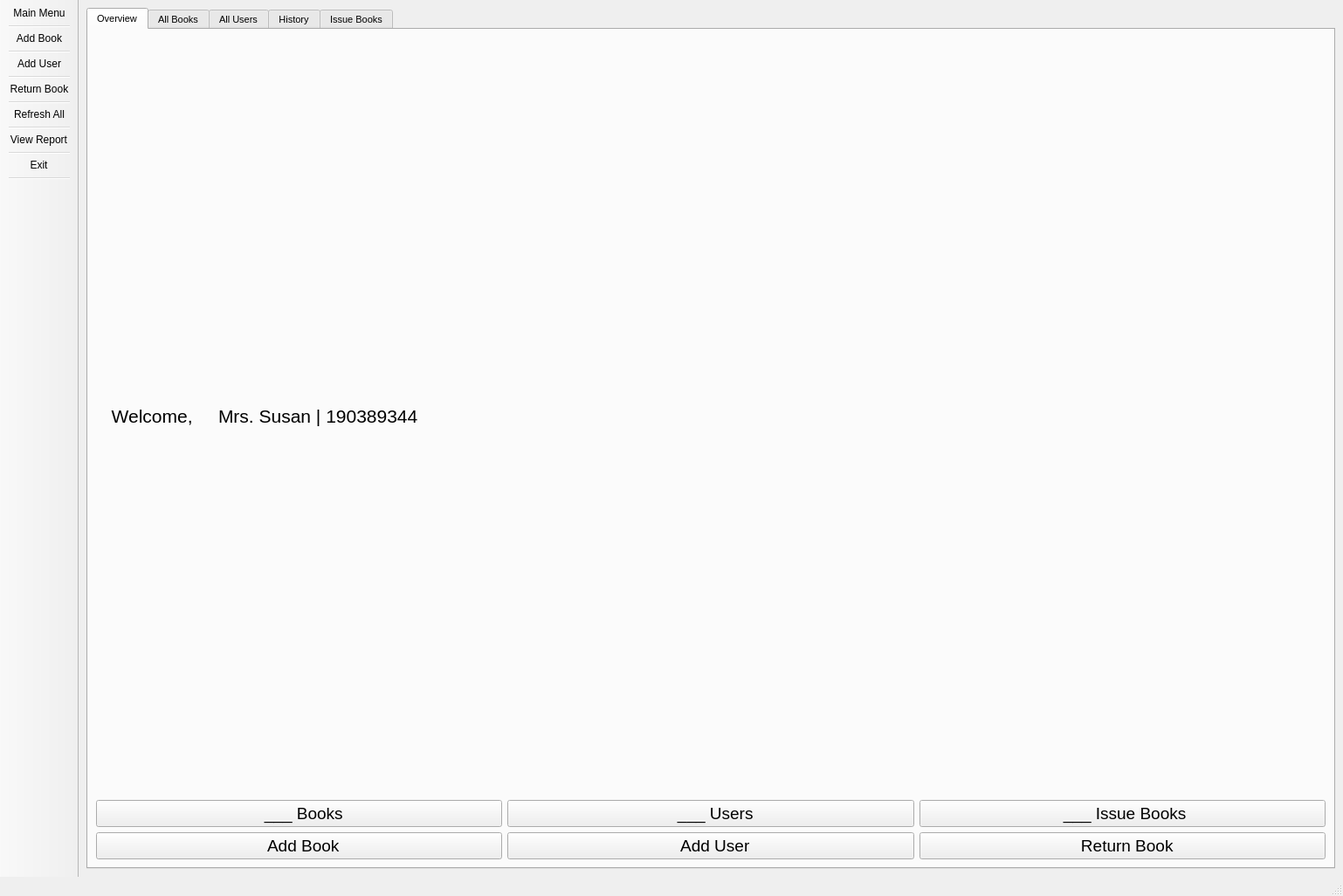
<?xml version="1.0" encoding="UTF-8"?>
<ui version="4.0">
 <class>MainWindow</class>
 <widget class="QMainWindow" name="MainWindow">
  <property name="geometry">
   <rect>
    <x>0</x>
    <y>0</y>
    <width>1538</width>
    <height>1026</height>
   </rect>
  </property>
  <property name="minimumSize">
   <size>
    <width>1366</width>
    <height>768</height>
   </size>
  </property>
  <property name="windowTitle">
   <string>SmartLibrary - Librarian Console</string>
  </property>
  <property name="windowIcon">
   <iconset resource="SmartLib_LibrarianRes.qrc">
    <normaloff>:/button/IMG/library.png</normaloff>:/button/IMG/library.png</iconset>
  </property>
  <property name="statusTip">
   <string/>
  </property>
  <property name="layoutDirection">
   <enum>Qt::LeftToRight</enum>
  </property>
  <widget class="QWidget" name="centralwidget">
   <layout class="QVBoxLayout" name="verticalLayout">
    <item>
     <widget class="QTabWidget" name="tabWidget">
      <property name="font">
       <font>
        <pointsize>8</pointsize>
       </font>
      </property>
      <property name="statusTip">
       <string/>
      </property>
      <property name="currentIndex">
       <number>0</number>
      </property>
      <property name="iconSize">
       <size>
        <width>48</width>
        <height>48</height>
       </size>
      </property>
      <property name="elideMode">
       <enum>Qt::ElideLeft</enum>
      </property>
      <widget class="QWidget" name="tabOverview">
       <attribute name="icon">
        <iconset resource="SmartLib_LibrarianRes.qrc">
         <normaloff>:/icon_app/Modern UI Icons Light/appbar.eye.png</normaloff>:/icon_app/Modern UI Icons Light/appbar.eye.png</iconset>
       </attribute>
       <attribute name="title">
        <string>Overview</string>
       </attribute>
       <layout class="QVBoxLayout" name="verticalLayout_3">
        <item>
         <layout class="QHBoxLayout" name="horizontalLayout">
          <item>
           <widget class="QLabel" name="labelOverview_Image">
            <property name="statusTip">
             <string>Profile picture</string>
            </property>
            <property name="text">
             <string>&lt;html&gt;&lt;head/&gt;&lt;body&gt;&lt;p&gt;&lt;img src=&quot;:/avatar/IMG/Susan_big.png&quot;/&gt;&lt;/p&gt;&lt;/body&gt;&lt;/html&gt;</string>
            </property>
           </widget>
          </item>
          <item>
           <widget class="QLabel" name="labelOverview_Welcome">
            <property name="font">
             <font>
              <pointsize>16</pointsize>
             </font>
            </property>
            <property name="text">
             <string>  Welcome,    </string>
            </property>
            <property name="textFormat">
             <enum>Qt::PlainText</enum>
            </property>
           </widget>
          </item>
          <item>
           <widget class="QLabel" name="label">
            <property name="font">
             <font>
              <pointsize>16</pointsize>
             </font>
            </property>
            <property name="text">
             <string>Mrs. Susan | 190389344</string>
            </property>
           </widget>
          </item>
          <item>
           <spacer name="horizontalSpacer">
            <property name="orientation">
             <enum>Qt::Horizontal</enum>
            </property>
            <property name="sizeHint" stdset="0">
             <size>
              <width>40</width>
              <height>20</height>
             </size>
            </property>
           </spacer>
          </item>
         </layout>
        </item>
        <item>
         <layout class="QHBoxLayout" name="horizontalLayout_2">
          <item>
           <widget class="QPushButton" name="buttonOverview_Books">
            <property name="font">
             <font>
              <pointsize>14</pointsize>
             </font>
            </property>
            <property name="statusTip">
             <string>View all books</string>
            </property>
            <property name="autoFillBackground">
             <bool>false</bool>
            </property>
            <property name="text">
             <string>  ___ Books</string>
            </property>
            <property name="icon">
             <iconset resource="SmartLib_LibrarianRes.qrc">
              <normaloff>:/button/IMG/library.png</normaloff>:/button/IMG/library.png</iconset>
            </property>
            <property name="iconSize">
             <size>
              <width>128</width>
              <height>128</height>
             </size>
            </property>
           </widget>
          </item>
          <item>
           <widget class="QPushButton" name="buttonOverview_Users">
            <property name="font">
             <font>
              <pointsize>14</pointsize>
             </font>
            </property>
            <property name="statusTip">
             <string>View all users</string>
            </property>
            <property name="text">
             <string>  ___ Users</string>
            </property>
            <property name="icon">
             <iconset resource="SmartLib_LibrarianRes.qrc">
              <normaloff>:/button/IMG/all_users.png</normaloff>:/button/IMG/all_users.png</iconset>
            </property>
            <property name="iconSize">
             <size>
              <width>128</width>
              <height>128</height>
             </size>
            </property>
           </widget>
          </item>
          <item>
           <widget class="QPushButton" name="buttonOverview_Issue">
            <property name="font">
             <font>
              <pointsize>14</pointsize>
             </font>
            </property>
            <property name="statusTip">
             <string>View all issue books</string>
            </property>
            <property name="text">
             <string> ___ Issue Books</string>
            </property>
            <property name="icon">
             <iconset resource="SmartLib_LibrarianRes.qrc">
              <normaloff>:/button/IMG/issue_books.png</normaloff>:/button/IMG/issue_books.png</iconset>
            </property>
            <property name="iconSize">
             <size>
              <width>128</width>
              <height>128</height>
             </size>
            </property>
           </widget>
          </item>
         </layout>
        </item>
        <item>
         <layout class="QHBoxLayout" name="horizontalLayout_3">
          <item>
           <widget class="QPushButton" name="buttonOverview_AddBook">
            <property name="font">
             <font>
              <pointsize>14</pointsize>
             </font>
            </property>
            <property name="statusTip">
             <string>Add a new book</string>
            </property>
            <property name="text">
             <string>  Add Book</string>
            </property>
            <property name="icon">
             <iconset resource="SmartLib_LibrarianRes.qrc">
              <normaloff>:/button/IMG/add_book.png</normaloff>:/button/IMG/add_book.png</iconset>
            </property>
            <property name="iconSize">
             <size>
              <width>128</width>
              <height>128</height>
             </size>
            </property>
           </widget>
          </item>
          <item>
           <widget class="QPushButton" name="buttonOverview_AddUser">
            <property name="font">
             <font>
              <pointsize>14</pointsize>
             </font>
            </property>
            <property name="statusTip">
             <string>Add a new user</string>
            </property>
            <property name="text">
             <string>  Add User</string>
            </property>
            <property name="icon">
             <iconset resource="SmartLib_LibrarianRes.qrc">
              <normaloff>:/button/IMG/add_user.png</normaloff>:/button/IMG/add_user.png</iconset>
            </property>
            <property name="iconSize">
             <size>
              <width>128</width>
              <height>128</height>
             </size>
            </property>
           </widget>
          </item>
          <item>
           <widget class="QPushButton" name="buttonOverview_ReturnBook">
            <property name="font">
             <font>
              <pointsize>14</pointsize>
             </font>
            </property>
            <property name="statusTip">
             <string>Return a book</string>
            </property>
            <property name="text">
             <string>  Return Book</string>
            </property>
            <property name="icon">
             <iconset resource="SmartLib_LibrarianRes.qrc">
              <normaloff>:/button/IMG/return_book.png</normaloff>:/button/IMG/return_book.png</iconset>
            </property>
            <property name="iconSize">
             <size>
              <width>128</width>
              <height>128</height>
             </size>
            </property>
           </widget>
          </item>
         </layout>
        </item>
       </layout>
      </widget>
      <widget class="QWidget" name="tabBooks">
       <property name="statusTip">
        <string/>
       </property>
       <attribute name="icon">
        <iconset resource="SmartLib_LibrarianRes.qrc">
         <normaloff>:/icon_book/Modern UI Icons Light/appbar.book.list.png</normaloff>:/icon_book/Modern UI Icons Light/appbar.book.list.png</iconset>
       </attribute>
       <attribute name="title">
        <string>All Books</string>
       </attribute>
       <layout class="QVBoxLayout" name="verticalLayout_2">
        <item>
         <layout class="QHBoxLayout" name="horizontalLayout_5">
          <item>
           <widget class="QToolButton" name="buttonBooks_Add">
            <property name="minimumSize">
             <size>
              <width>135</width>
              <height>83</height>
             </size>
            </property>
            <property name="maximumSize">
             <size>
              <width>135</width>
              <height>83</height>
             </size>
            </property>
            <property name="statusTip">
             <string>Add a new book</string>
            </property>
            <property name="text">
             <string>Add Book</string>
            </property>
            <property name="icon">
             <iconset resource="SmartLib_LibrarianRes.qrc">
              <normaloff>:/icon_tool/Modern UI Icons Light/appbar.add.png</normaloff>:/icon_tool/Modern UI Icons Light/appbar.add.png</iconset>
            </property>
            <property name="iconSize">
             <size>
              <width>48</width>
              <height>48</height>
             </size>
            </property>
            <property name="toolButtonStyle">
             <enum>Qt::ToolButtonTextUnderIcon</enum>
            </property>
           </widget>
          </item>
          <item>
           <widget class="QToolButton" name="buttonBooks_Edit">
            <property name="minimumSize">
             <size>
              <width>135</width>
              <height>83</height>
             </size>
            </property>
            <property name="maximumSize">
             <size>
              <width>135</width>
              <height>83</height>
             </size>
            </property>
            <property name="statusTip">
             <string>Edit selected book</string>
            </property>
            <property name="text">
             <string>Edit Book</string>
            </property>
            <property name="icon">
             <iconset resource="SmartLib_LibrarianRes.qrc">
              <normaloff>:/icon_tool/Modern UI Icons Light/appbar.edit.png</normaloff>:/icon_tool/Modern UI Icons Light/appbar.edit.png</iconset>
            </property>
            <property name="iconSize">
             <size>
              <width>48</width>
              <height>48</height>
             </size>
            </property>
            <property name="toolButtonStyle">
             <enum>Qt::ToolButtonTextUnderIcon</enum>
            </property>
           </widget>
          </item>
          <item>
           <widget class="QToolButton" name="buttonBooks_Delete">
            <property name="minimumSize">
             <size>
              <width>135</width>
              <height>83</height>
             </size>
            </property>
            <property name="maximumSize">
             <size>
              <width>135</width>
              <height>83</height>
             </size>
            </property>
            <property name="statusTip">
             <string>Delete selected book</string>
            </property>
            <property name="text">
             <string>Delete Book</string>
            </property>
            <property name="icon">
             <iconset resource="SmartLib_LibrarianRes.qrc">
              <normaloff>:/icon_tool/Modern UI Icons Light/appbar.delete.png</normaloff>:/icon_tool/Modern UI Icons Light/appbar.delete.png</iconset>
            </property>
            <property name="iconSize">
             <size>
              <width>48</width>
              <height>48</height>
             </size>
            </property>
            <property name="toolButtonStyle">
             <enum>Qt::ToolButtonTextUnderIcon</enum>
            </property>
           </widget>
          </item>
          <item>
           <spacer name="horizontalSpacer_2">
            <property name="orientation">
             <enum>Qt::Horizontal</enum>
            </property>
            <property name="sizeHint" stdset="0">
             <size>
              <width>40</width>
              <height>20</height>
             </size>
            </property>
           </spacer>
          </item>
          <item>
           <widget class="QLabel" name="labelBooks_Search">
            <property name="font">
             <font>
              <pointsize>8</pointsize>
             </font>
            </property>
            <property name="statusTip">
             <string>Enter a book title</string>
            </property>
            <property name="text">
             <string>Search:</string>
            </property>
           </widget>
          </item>
          <item>
           <widget class="QLineEdit" name="lineEditBooks_SearchBox">
            <property name="font">
             <font>
              <pointsize>10</pointsize>
             </font>
            </property>
            <property name="statusTip">
             <string>Enter a book title</string>
            </property>
           </widget>
          </item>
          <item>
           <widget class="QToolButton" name="buttonBooks_Go">
            <property name="statusTip">
             <string>Search</string>
            </property>
            <property name="text">
             <string>Go</string>
            </property>
            <property name="icon">
             <iconset resource="SmartLib_LibrarianRes.qrc">
              <normaloff>:/icon_app/Modern UI Icons Light/appbar.arrow.right.png</normaloff>:/icon_app/Modern UI Icons Light/appbar.arrow.right.png</iconset>
            </property>
            <property name="iconSize">
             <size>
              <width>32</width>
              <height>32</height>
             </size>
            </property>
           </widget>
          </item>
          <item>
           <widget class="QLabel" name="label_2">
            <property name="text">
             <string/>
            </property>
           </widget>
          </item>
          <item>
           <widget class="QToolButton" name="buttonBooks_Refresh">
            <property name="statusTip">
             <string>Refresh</string>
            </property>
            <property name="text">
             <string>Refresh</string>
            </property>
            <property name="icon">
             <iconset resource="SmartLib_LibrarianRes.qrc">
              <normaloff>:/icon_app/Modern UI Icons Light/appbar.refresh.png</normaloff>:/icon_app/Modern UI Icons Light/appbar.refresh.png</iconset>
            </property>
            <property name="iconSize">
             <size>
              <width>48</width>
              <height>48</height>
             </size>
            </property>
            <property name="toolButtonStyle">
             <enum>Qt::ToolButtonTextBesideIcon</enum>
            </property>
           </widget>
          </item>
         </layout>
        </item>
        <item>
         <widget class="QTableWidget" name="tableBooks">
          <property name="statusTip">
           <string>Double click to edit a book</string>
          </property>
          <property name="tabKeyNavigation">
           <bool>false</bool>
          </property>
          <property name="alternatingRowColors">
           <bool>true</bool>
          </property>
          <property name="selectionMode">
           <enum>QAbstractItemView::SingleSelection</enum>
          </property>
          <property name="selectionBehavior">
           <enum>QAbstractItemView::SelectRows</enum>
          </property>
          <property name="sortingEnabled">
           <bool>true</bool>
          </property>
          <attribute name="verticalHeaderVisible">
           <bool>false</bool>
          </attribute>
          <column>
           <property name="text">
            <string>ID</string>
           </property>
          </column>
          <column>
           <property name="text">
            <string>Title</string>
           </property>
          </column>
          <column>
           <property name="text">
            <string>Author</string>
           </property>
          </column>
          <column>
           <property name="text">
            <string>Publisher</string>
           </property>
          </column>
          <column>
           <property name="text">
            <string>ISBN</string>
           </property>
          </column>
          <column>
           <property name="text">
            <string>RFID</string>
           </property>
          </column>
         </widget>
        </item>
       </layout>
      </widget>
      <widget class="QWidget" name="tabUsers">
       <attribute name="icon">
        <iconset resource="SmartLib_LibrarianRes.qrc">
         <normaloff>:/icon_app/Modern UI Icons Light/appbar.people.multiple.png</normaloff>:/icon_app/Modern UI Icons Light/appbar.people.multiple.png</iconset>
       </attribute>
       <attribute name="title">
        <string>All Users</string>
       </attribute>
       <layout class="QVBoxLayout" name="verticalLayout_4">
        <item>
         <layout class="QHBoxLayout" name="horizontalLayout_6">
          <item>
           <widget class="QToolButton" name="buttonUsers_Add">
            <property name="minimumSize">
             <size>
              <width>135</width>
              <height>83</height>
             </size>
            </property>
            <property name="maximumSize">
             <size>
              <width>135</width>
              <height>83</height>
             </size>
            </property>
            <property name="statusTip">
             <string>Add a new user</string>
            </property>
            <property name="text">
             <string>Add User</string>
            </property>
            <property name="icon">
             <iconset resource="SmartLib_LibrarianRes.qrc">
              <normaloff>:/icon_tool/Modern UI Icons Light/appbar.add.png</normaloff>:/icon_tool/Modern UI Icons Light/appbar.add.png</iconset>
            </property>
            <property name="iconSize">
             <size>
              <width>48</width>
              <height>48</height>
             </size>
            </property>
            <property name="toolButtonStyle">
             <enum>Qt::ToolButtonTextUnderIcon</enum>
            </property>
           </widget>
          </item>
          <item>
           <widget class="QToolButton" name="buttonUsers_Edit">
            <property name="minimumSize">
             <size>
              <width>135</width>
              <height>83</height>
             </size>
            </property>
            <property name="maximumSize">
             <size>
              <width>135</width>
              <height>83</height>
             </size>
            </property>
            <property name="statusTip">
             <string>Edit selected user</string>
            </property>
            <property name="text">
             <string>Edit User</string>
            </property>
            <property name="icon">
             <iconset resource="SmartLib_LibrarianRes.qrc">
              <normaloff>:/icon_tool/Modern UI Icons Light/appbar.edit.png</normaloff>:/icon_tool/Modern UI Icons Light/appbar.edit.png</iconset>
            </property>
            <property name="iconSize">
             <size>
              <width>48</width>
              <height>48</height>
             </size>
            </property>
            <property name="toolButtonStyle">
             <enum>Qt::ToolButtonTextUnderIcon</enum>
            </property>
           </widget>
          </item>
          <item>
           <widget class="QToolButton" name="buttonUsers_Delete">
            <property name="minimumSize">
             <size>
              <width>135</width>
              <height>83</height>
             </size>
            </property>
            <property name="maximumSize">
             <size>
              <width>135</width>
              <height>83</height>
             </size>
            </property>
            <property name="statusTip">
             <string>Delete selected user</string>
            </property>
            <property name="text">
             <string>Delete User</string>
            </property>
            <property name="icon">
             <iconset resource="SmartLib_LibrarianRes.qrc">
              <normaloff>:/icon_tool/Modern UI Icons Light/appbar.delete.png</normaloff>:/icon_tool/Modern UI Icons Light/appbar.delete.png</iconset>
            </property>
            <property name="iconSize">
             <size>
              <width>48</width>
              <height>48</height>
             </size>
            </property>
            <property name="toolButtonStyle">
             <enum>Qt::ToolButtonTextUnderIcon</enum>
            </property>
           </widget>
          </item>
          <item>
           <spacer name="horizontalSpacer_3">
            <property name="orientation">
             <enum>Qt::Horizontal</enum>
            </property>
            <property name="sizeHint" stdset="0">
             <size>
              <width>40</width>
              <height>20</height>
             </size>
            </property>
           </spacer>
          </item>
          <item>
           <widget class="QLabel" name="labelUsers_Search">
            <property name="statusTip">
             <string>Enter student name</string>
            </property>
            <property name="text">
             <string>Search:</string>
            </property>
           </widget>
          </item>
          <item>
           <widget class="QLineEdit" name="lineEditUsers_SearchBox">
            <property name="font">
             <font>
              <pointsize>10</pointsize>
             </font>
            </property>
            <property name="statusTip">
             <string>Enter student name</string>
            </property>
           </widget>
          </item>
          <item>
           <widget class="QToolButton" name="buttonUsers_Go">
            <property name="statusTip">
             <string>Enter student name</string>
            </property>
            <property name="text">
             <string>Go</string>
            </property>
            <property name="icon">
             <iconset resource="SmartLib_LibrarianRes.qrc">
              <normaloff>:/icon_app/Modern UI Icons Light/appbar.arrow.right.png</normaloff>:/icon_app/Modern UI Icons Light/appbar.arrow.right.png</iconset>
            </property>
           </widget>
          </item>
          <item>
           <widget class="QLabel" name="label_3">
            <property name="text">
             <string/>
            </property>
           </widget>
          </item>
          <item>
           <widget class="QToolButton" name="buttonUsers_Refresh">
            <property name="statusTip">
             <string>Refresh</string>
            </property>
            <property name="text">
             <string>Refresh</string>
            </property>
            <property name="icon">
             <iconset resource="SmartLib_LibrarianRes.qrc">
              <normaloff>:/icon_app/Modern UI Icons Light/appbar.refresh.png</normaloff>:/icon_app/Modern UI Icons Light/appbar.refresh.png</iconset>
            </property>
            <property name="iconSize">
             <size>
              <width>48</width>
              <height>48</height>
             </size>
            </property>
            <property name="toolButtonStyle">
             <enum>Qt::ToolButtonTextBesideIcon</enum>
            </property>
           </widget>
          </item>
         </layout>
        </item>
        <item>
         <widget class="QTableWidget" name="tableUsers">
          <property name="statusTip">
           <string>Double click to edit a user</string>
          </property>
          <property name="alternatingRowColors">
           <bool>true</bool>
          </property>
          <property name="selectionMode">
           <enum>QAbstractItemView::SingleSelection</enum>
          </property>
          <property name="selectionBehavior">
           <enum>QAbstractItemView::SelectRows</enum>
          </property>
          <property name="sortingEnabled">
           <bool>true</bool>
          </property>
          <attribute name="verticalHeaderVisible">
           <bool>false</bool>
          </attribute>
          <column>
           <property name="text">
            <string>ID</string>
           </property>
          </column>
          <column>
           <property name="text">
            <string>Name</string>
           </property>
          </column>
          <column>
           <property name="text">
            <string>Email</string>
           </property>
          </column>
          <column>
           <property name="text">
            <string>Registered On</string>
           </property>
          </column>
          <column>
           <property name="text">
            <string>LINE Token</string>
           </property>
          </column>
          <column>
           <property name="text">
            <string>RFID</string>
           </property>
          </column>
         </widget>
        </item>
       </layout>
      </widget>
      <widget class="QWidget" name="tabHistory">
       <attribute name="icon">
        <iconset resource="SmartLib_LibrarianRes.qrc">
         <normaloff>:/icon_app/Modern UI Icons Light/appbar.timer.png</normaloff>:/icon_app/Modern UI Icons Light/appbar.timer.png</iconset>
       </attribute>
       <attribute name="title">
        <string>History</string>
       </attribute>
       <layout class="QVBoxLayout" name="verticalLayout_5">
        <item>
         <layout class="QHBoxLayout" name="horizontalLayout_7">
          <item>
           <widget class="QToolButton" name="buttonHistory_Filter">
            <property name="enabled">
             <bool>true</bool>
            </property>
            <property name="minimumSize">
             <size>
              <width>135</width>
              <height>83</height>
             </size>
            </property>
            <property name="maximumSize">
             <size>
              <width>135</width>
              <height>83</height>
             </size>
            </property>
            <property name="statusTip">
             <string>Click to refresh</string>
            </property>
            <property name="text">
             <string> Filter Date </string>
            </property>
            <property name="icon">
             <iconset resource="SmartLib_LibrarianRes.qrc">
              <normaloff>:/icon_app/Modern UI Icons Light/appbar.calendar.day.png</normaloff>:/icon_app/Modern UI Icons Light/appbar.calendar.day.png</iconset>
            </property>
            <property name="iconSize">
             <size>
              <width>48</width>
              <height>48</height>
             </size>
            </property>
            <property name="toolButtonStyle">
             <enum>Qt::ToolButtonTextUnderIcon</enum>
            </property>
           </widget>
          </item>
          <item>
           <spacer name="horizontalSpacer_4">
            <property name="orientation">
             <enum>Qt::Horizontal</enum>
            </property>
            <property name="sizeHint" stdset="0">
             <size>
              <width>40</width>
              <height>20</height>
             </size>
            </property>
           </spacer>
          </item>
          <item>
           <widget class="QLabel" name="labelHistory_Search">
            <property name="statusTip">
             <string>Enter book title or student name</string>
            </property>
            <property name="text">
             <string>Search:</string>
            </property>
           </widget>
          </item>
          <item>
           <widget class="QLineEdit" name="lineEditHistory_SearchBox">
            <property name="font">
             <font>
              <pointsize>10</pointsize>
             </font>
            </property>
            <property name="statusTip">
             <string>Enter book title or student name</string>
            </property>
           </widget>
          </item>
          <item>
           <widget class="QToolButton" name="buttonHistory_Go">
            <property name="statusTip">
             <string>Enter book title or student name</string>
            </property>
            <property name="text">
             <string>Go</string>
            </property>
            <property name="icon">
             <iconset resource="SmartLib_LibrarianRes.qrc">
              <normaloff>:/icon_app/Modern UI Icons Light/appbar.arrow.right.png</normaloff>:/icon_app/Modern UI Icons Light/appbar.arrow.right.png</iconset>
            </property>
           </widget>
          </item>
          <item>
           <widget class="QLabel" name="label_4">
            <property name="text">
             <string/>
            </property>
           </widget>
          </item>
          <item>
           <widget class="QToolButton" name="buttonHistory_Refresh">
            <property name="statusTip">
             <string>Refresh</string>
            </property>
            <property name="text">
             <string>Refresh</string>
            </property>
            <property name="icon">
             <iconset resource="SmartLib_LibrarianRes.qrc">
              <normaloff>:/icon_app/Modern UI Icons Light/appbar.refresh.png</normaloff>:/icon_app/Modern UI Icons Light/appbar.refresh.png</iconset>
            </property>
            <property name="iconSize">
             <size>
              <width>48</width>
              <height>48</height>
             </size>
            </property>
            <property name="toolButtonStyle">
             <enum>Qt::ToolButtonTextBesideIcon</enum>
            </property>
           </widget>
          </item>
         </layout>
        </item>
        <item>
         <widget class="QTableWidget" name="tableHistory">
          <property name="editTriggers">
           <set>QAbstractItemView::AnyKeyPressed|QAbstractItemView::EditKeyPressed</set>
          </property>
          <property name="alternatingRowColors">
           <bool>true</bool>
          </property>
          <property name="selectionMode">
           <enum>QAbstractItemView::SingleSelection</enum>
          </property>
          <property name="selectionBehavior">
           <enum>QAbstractItemView::SelectRows</enum>
          </property>
          <property name="sortingEnabled">
           <bool>true</bool>
          </property>
          <attribute name="horizontalHeaderShowSortIndicator" stdset="0">
           <bool>true</bool>
          </attribute>
          <attribute name="verticalHeaderVisible">
           <bool>false</bool>
          </attribute>
          <column>
           <property name="text">
            <string>ID</string>
           </property>
          </column>
          <column>
           <property name="text">
            <string>Book</string>
           </property>
          </column>
          <column>
           <property name="text">
            <string>User</string>
           </property>
          </column>
          <column>
           <property name="text">
            <string>Borrow Time</string>
           </property>
          </column>
          <column>
           <property name="text">
            <string>Due Time</string>
           </property>
          </column>
          <column>
           <property name="text">
            <string>Return Time</string>
           </property>
          </column>
         </widget>
        </item>
       </layout>
      </widget>
      <widget class="QWidget" name="tabIssue">
       <attribute name="icon">
        <iconset resource="SmartLib_LibrarianRes.qrc">
         <normaloff>:/icon_app/Modern UI Icons Light/appbar.information.circle.png</normaloff>:/icon_app/Modern UI Icons Light/appbar.information.circle.png</iconset>
       </attribute>
       <attribute name="title">
        <string>Issue Books</string>
       </attribute>
       <layout class="QVBoxLayout" name="verticalLayout_6">
        <item>
         <layout class="QHBoxLayout" name="horizontalLayout_8">
          <item>
           <widget class="QToolButton" name="buttonIssue_ReturnBook">
            <property name="minimumSize">
             <size>
              <width>135</width>
              <height>83</height>
             </size>
            </property>
            <property name="maximumSize">
             <size>
              <width>135</width>
              <height>83</height>
             </size>
            </property>
            <property name="statusTip">
             <string>Return a book</string>
            </property>
            <property name="text">
             <string>Return Book</string>
            </property>
            <property name="icon">
             <iconset resource="SmartLib_LibrarianRes.qrc">
              <normaloff>:/icon_app/Modern UI Icons Light/appbar.return.png</normaloff>:/icon_app/Modern UI Icons Light/appbar.return.png</iconset>
            </property>
            <property name="iconSize">
             <size>
              <width>48</width>
              <height>48</height>
             </size>
            </property>
            <property name="toolButtonStyle">
             <enum>Qt::ToolButtonTextUnderIcon</enum>
            </property>
           </widget>
          </item>
          <item>
           <widget class="QToolButton" name="buttonIssue_Remind">
            <property name="minimumSize">
             <size>
              <width>135</width>
              <height>83</height>
             </size>
            </property>
            <property name="maximumSize">
             <size>
              <width>135</width>
              <height>83</height>
             </size>
            </property>
            <property name="text">
             <string>Remind</string>
            </property>
            <property name="icon">
             <iconset resource="SmartLib_LibrarianRes.qrc">
              <normaloff>:/icon_app/Modern UI Icons Light/appbar.timer.png</normaloff>:/icon_app/Modern UI Icons Light/appbar.timer.png</iconset>
            </property>
            <property name="iconSize">
             <size>
              <width>48</width>
              <height>48</height>
             </size>
            </property>
            <property name="toolButtonStyle">
             <enum>Qt::ToolButtonTextUnderIcon</enum>
            </property>
           </widget>
          </item>
          <item>
           <spacer name="horizontalSpacer_5">
            <property name="orientation">
             <enum>Qt::Horizontal</enum>
            </property>
            <property name="sizeHint" stdset="0">
             <size>
              <width>40</width>
              <height>20</height>
             </size>
            </property>
           </spacer>
          </item>
          <item>
           <widget class="QLabel" name="labelIssue_Search">
            <property name="statusTip">
             <string>Enter </string>
            </property>
            <property name="text">
             <string>Search:</string>
            </property>
           </widget>
          </item>
          <item>
           <widget class="QLineEdit" name="lineEditIssue_SearchBox">
            <property name="font">
             <font>
              <pointsize>10</pointsize>
             </font>
            </property>
           </widget>
          </item>
          <item>
           <widget class="QToolButton" name="buttonIssue_Go">
            <property name="text">
             <string>Go</string>
            </property>
            <property name="icon">
             <iconset resource="SmartLib_LibrarianRes.qrc">
              <normaloff>:/icon_app/Modern UI Icons Light/appbar.arrow.right.png</normaloff>:/icon_app/Modern UI Icons Light/appbar.arrow.right.png</iconset>
            </property>
           </widget>
          </item>
          <item>
           <widget class="QLabel" name="label_5">
            <property name="text">
             <string/>
            </property>
           </widget>
          </item>
          <item>
           <widget class="QToolButton" name="buttonIssue_Refresh">
            <property name="statusTip">
             <string>Refresh</string>
            </property>
            <property name="text">
             <string>Refresh</string>
            </property>
            <property name="icon">
             <iconset resource="SmartLib_LibrarianRes.qrc">
              <normaloff>:/icon_app/Modern UI Icons Light/appbar.refresh.png</normaloff>:/icon_app/Modern UI Icons Light/appbar.refresh.png</iconset>
            </property>
            <property name="iconSize">
             <size>
              <width>48</width>
              <height>48</height>
             </size>
            </property>
            <property name="toolButtonStyle">
             <enum>Qt::ToolButtonTextBesideIcon</enum>
            </property>
           </widget>
          </item>
         </layout>
        </item>
        <item>
         <widget class="QTableWidget" name="tableIssue">
          <property name="editTriggers">
           <set>QAbstractItemView::AnyKeyPressed|QAbstractItemView::EditKeyPressed</set>
          </property>
          <property name="alternatingRowColors">
           <bool>true</bool>
          </property>
          <property name="selectionMode">
           <enum>QAbstractItemView::SingleSelection</enum>
          </property>
          <property name="selectionBehavior">
           <enum>QAbstractItemView::SelectRows</enum>
          </property>
          <property name="sortingEnabled">
           <bool>true</bool>
          </property>
          <attribute name="verticalHeaderVisible">
           <bool>false</bool>
          </attribute>
          <column>
           <property name="text">
            <string>ID</string>
           </property>
          </column>
          <column>
           <property name="text">
            <string>Book</string>
           </property>
          </column>
          <column>
           <property name="text">
            <string>User</string>
           </property>
          </column>
          <column>
           <property name="text">
            <string>Borrow Time</string>
           </property>
          </column>
          <column>
           <property name="text">
            <string>Due Time</string>
           </property>
          </column>
          <column>
           <property name="text">
            <string>Return Time</string>
           </property>
          </column>
         </widget>
        </item>
       </layout>
      </widget>
     </widget>
    </item>
   </layout>
  </widget>
  <widget class="QStatusBar" name="statusbar">
   <property name="statusTip">
    <string/>
   </property>
  </widget>
  <widget class="QToolBar" name="toolBar">
   <property name="windowTitle">
    <string>toolBar</string>
   </property>
   <property name="statusTip">
    <string/>
   </property>
   <property name="layoutDirection">
    <enum>Qt::LeftToRight</enum>
   </property>
   <property name="movable">
    <bool>false</bool>
   </property>
   <property name="iconSize">
    <size>
     <width>76</width>
     <height>76</height>
    </size>
   </property>
   <property name="toolButtonStyle">
    <enum>Qt::ToolButtonTextUnderIcon</enum>
   </property>
   <attribute name="toolBarArea">
    <enum>LeftToolBarArea</enum>
   </attribute>
   <attribute name="toolBarBreak">
    <bool>false</bool>
   </attribute>
   <addaction name="actionMain_Menu"/>
   <addaction name="separator"/>
   <addaction name="actionAdd_Book"/>
   <addaction name="separator"/>
   <addaction name="actionAdd_User"/>
   <addaction name="separator"/>
   <addaction name="actionReturnBook"/>
   <addaction name="separator"/>
   <addaction name="actionRefresh"/>
   <addaction name="separator"/>
   <addaction name="actionReport"/>
   <addaction name="separator"/>
   <addaction name="actionExit"/>
   <addaction name="separator"/>
  </widget>
  <action name="actionMain_Menu">
   <property name="icon">
    <iconset resource="SmartLib_LibrarianRes.qrc">
     <normaloff>:/icon_app/Modern UI Icons Light/appbar.tiles.nine.png</normaloff>:/icon_app/Modern UI Icons Light/appbar.tiles.nine.png</iconset>
   </property>
   <property name="text">
    <string>Main Menu</string>
   </property>
   <property name="statusTip">
    <string>Display All Menu</string>
   </property>
   <property name="visible">
    <bool>true</bool>
   </property>
   <property name="iconVisibleInMenu">
    <bool>true</bool>
   </property>
  </action>
  <action name="actionAdd_Book">
   <property name="icon">
    <iconset resource="SmartLib_LibrarianRes.qrc">
     <normaloff>:/icon_book/Modern UI Icons Light/appbar.book.png</normaloff>:/icon_book/Modern UI Icons Light/appbar.book.png</iconset>
   </property>
   <property name="text">
    <string>Add Book</string>
   </property>
   <property name="statusTip">
    <string>Add a new book</string>
   </property>
  </action>
  <action name="actionAdd_User">
   <property name="icon">
    <iconset resource="SmartLib_LibrarianRes.qrc">
     <normaloff>:/icon_app/Modern UI Icons Light/appbar.user.add.png</normaloff>:/icon_app/Modern UI Icons Light/appbar.user.add.png</iconset>
   </property>
   <property name="text">
    <string>Add User</string>
   </property>
   <property name="statusTip">
    <string>Add a new user</string>
   </property>
  </action>
  <action name="actionReturnBook">
   <property name="enabled">
    <bool>true</bool>
   </property>
   <property name="icon">
    <iconset resource="SmartLib_LibrarianRes.qrc">
     <normaloff>:/icon_book/Modern UI Icons Light/appbar.book.open.information.png</normaloff>:/icon_book/Modern UI Icons Light/appbar.book.open.information.png</iconset>
   </property>
   <property name="text">
    <string>Return Book</string>
   </property>
   <property name="iconText">
    <string>Return Book</string>
   </property>
   <property name="statusTip">
    <string>Return a book</string>
   </property>
   <property name="visible">
    <bool>true</bool>
   </property>
  </action>
  <action name="actionExit">
   <property name="icon">
    <iconset resource="SmartLib_LibrarianRes.qrc">
     <normaloff>:/icon_app/Modern UI Icons Light/appbar.power.png</normaloff>:/icon_app/Modern UI Icons Light/appbar.power.png</iconset>
   </property>
   <property name="text">
    <string>Exit</string>
   </property>
   <property name="statusTip">
    <string>Exit a program</string>
   </property>
  </action>
  <action name="actionRefresh">
   <property name="icon">
    <iconset resource="SmartLib_LibrarianRes.qrc">
     <normaloff>:/icon_app/Modern UI Icons Light/appbar.refresh.png</normaloff>:/icon_app/Modern UI Icons Light/appbar.refresh.png</iconset>
   </property>
   <property name="text">
    <string>Refresh All</string>
   </property>
   <property name="statusTip">
    <string>Refresh all of the data</string>
   </property>
  </action>
  <action name="actionReport">
   <property name="icon">
    <iconset resource="SmartLib_LibrarianRes.qrc">
     <normaloff>:/icon_app/Modern UI Icons Light/appbar.graph.line.png</normaloff>:/icon_app/Modern UI Icons Light/appbar.graph.line.png</iconset>
   </property>
   <property name="text">
    <string>View Report</string>
   </property>
   <property name="statusTip">
    <string>View statistical report</string>
   </property>
  </action>
 </widget>
 <resources>
  <include location="SmartLib_LibrarianRes.qrc"/>
 </resources>
 <connections/>
</ui>
